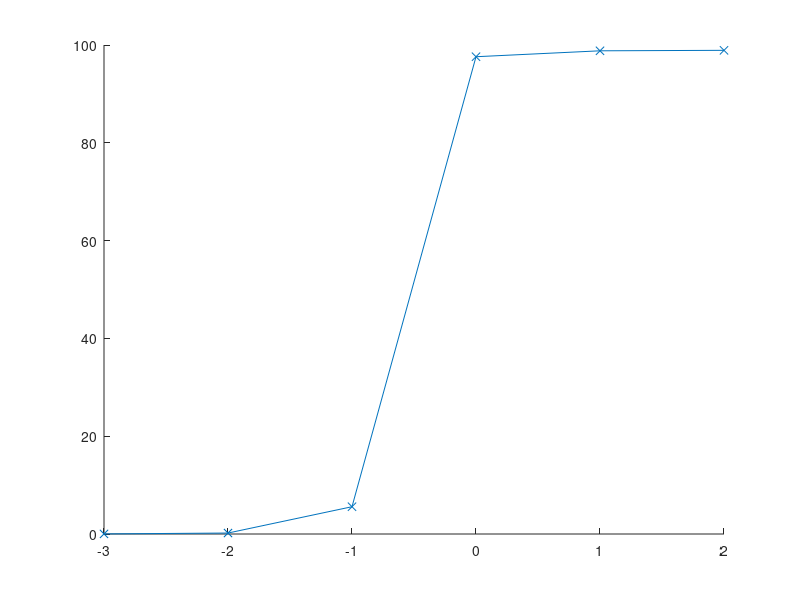

MATLAB code for this plot:

dAdt =@(A,I,AP,IK) -10*(1-AP)*A+ 10*(AP) + 100*(IK); 
dIdt =@(A,I,AP,IK) -10*(1-IK)*I + 10*IK + 10*AP;
dAPdt =@(A,I,AP,IK) 10*(1-AP)*A-10*(AP) -10*AP;
dIKdt =@(A,I,AP,IK) 10*(1-IK)*I - 10*IK -100*IK

[T, X] = ode45(@(t,x)[dAdt(x(1), x(2), x(3),x(4)),
                      dIdt(x(1), x(2), x(3), x(4)),
                      dAPdt(x(1), x(2), x(3),x(4)),
                      dIKdt(x(1),x(2),x(3),x(4))], [0,2], [0,1,0,0] );

active_ss = zeros(1,6);

for i = 1:6
    K_tot = 10^(i-4)
    
    dAdt =@(A,I,AP,IK) -10*(1-AP)*A+ 10*(AP) + 100*(IK); 
    dIdt =@(A,I,AP,IK) -10*(K_tot-IK)*I + 10*IK + 10*AP;
    dAPdt =@(A,I,AP,IK) 10*(1-AP)*A-10*(AP) -10*AP;
    dIKdt =@(A,I,AP,IK) 10*(K_tot-IK)*I - 10*IK -100*IK;
    
    [T, X] = ode45(@(t,x)[dAdt(x(1), x(2), x(3),x(4)),
                      dIdt(x(1), x(2), x(3), x(4)),
                      dAPdt(x(1), x(2), x(3),x(4)),
                      dIKdt(x(1),x(2),x(3),x(4))], [0,2], [0,100,0,0]);
    active_ss(i) = X(end, 1);
end

figure(1); hold on;
plot((-3:2),active_ss, '-x')
       
